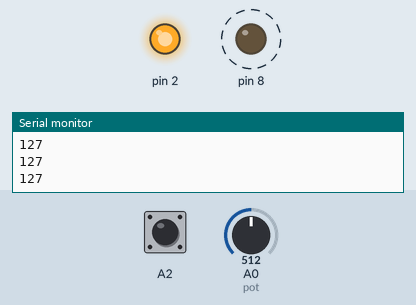
Simulated run of this sketch. Board: Arduino Uno, built with avr-gcc and run on an emulated ATmega328P. On the bench: output pins drawn as LEDs (lit = HIGH), the last lines printed to the serial monitor. Dashed ring = blinking. The inputs (shaded band) are chosen by the test bench; at power-on: A2 LOW, A0 (pot) = 512.

Above: at 1.25 s.
1.3 s: A2 pulled HIGH for 0.25 s
At 1.55 s:
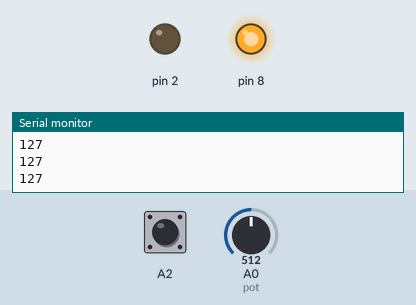
4.3 s: A0 (pot) set to 710
7.3 s: A0 (pot) set to 740
At 8.5 s:
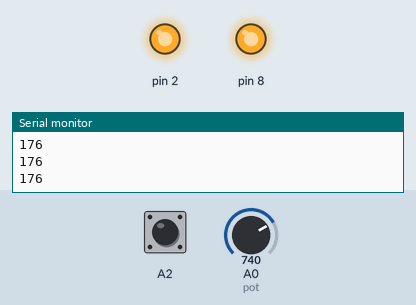
8.8 s: A0 (pot) set to 716
At 8.95 s:
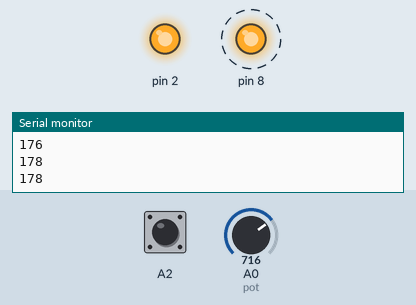
11.8 s: A0 (pot) set to 900
Timing chart, 0 to 14.3 s (numbered marks = the images above; inputs shaded):
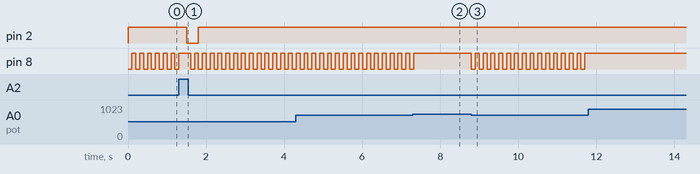

The sketch:

Control_2LEDS.ino
```cpp
void setup() {
  // put your setup code here, to run once:
  //set up A0, A2 as input pins (to read analog input photoresitor and digital input button)
  //set up pin 2 and pin 8 as output pins (for the two LEDS)
  pinMode(A0, INPUT);
  pinMode(A2, INPUT);
  pinMode(2, OUTPUT);
  pinMode(8, OUTPUT);
  Serial.begin(9600);
  //digitalWrite(8,255);

}

void loop() {
  // put your main code here, to run repeatedly
  digitalWrite(2, HIGH); // in every loop set the voltage at pin 2 to be HIGH = 5V

  int switchPosition = digitalRead(A2); //switchPosition holds value LOW or HIGH
  int pot = analogRead(A0); //pot receives value from 0 to 1023

  if (switchPosition == HIGH) { //this means the button is pushed
    //note that input A2 must read at the point before the current enters the resistor to get value of HIGH,
    //otherwise A2 will read a value smaller than HIGH which we dont want because we are controlling the input digitally
    //Serial.println("input to A2 is read and at 5V");
    delay(100);
    analogWrite(2, LOW);
    delay(100);

  }

  pot = map(pot, 0, 1023, 0, 255); //rescale analog reading from A0
    if (pot<180){ //when we put our finger to cover the photoresistor, the potential read at A0 falls below 180
      //then we make the second led blinking as well
      analogWrite(8,0);
      Serial.println(pot);
      delay(100);
      analogWrite(8, 255);
      Serial.println(pot);
      delay(100);
    }

}
```

Measured:
- the behaviour switches between 722 and 723 on A0 (pot) (found by bisection; images 1 and 2)
- after the input at 1.3 s, pin 2: HIGH → LOW after 0.20 s, → HIGH 0.30 s later
- after the input at 7.3 s, pin 8: goes on until 7.3 s, then stays HIGH
- after the input at 8.8 s, pin 8: alternates HIGH for 0.10 s and LOW for 0.10 s, starting at once
- after the input at 11.8 s, pin 8: stops changing and stays HIGH
- by itself, pin 8: alternates HIGH for 0.10 s and LOW for 0.10 s
